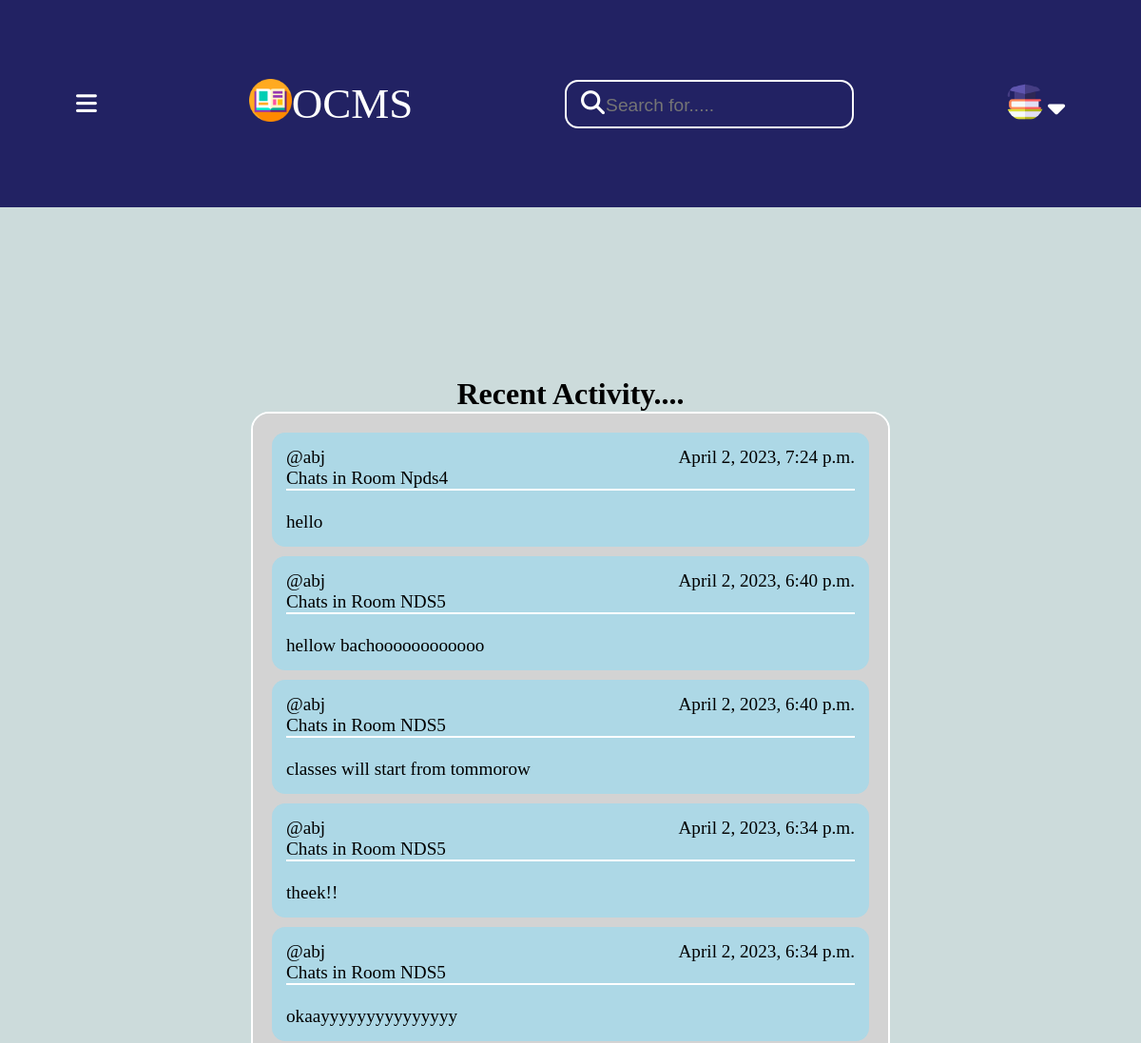
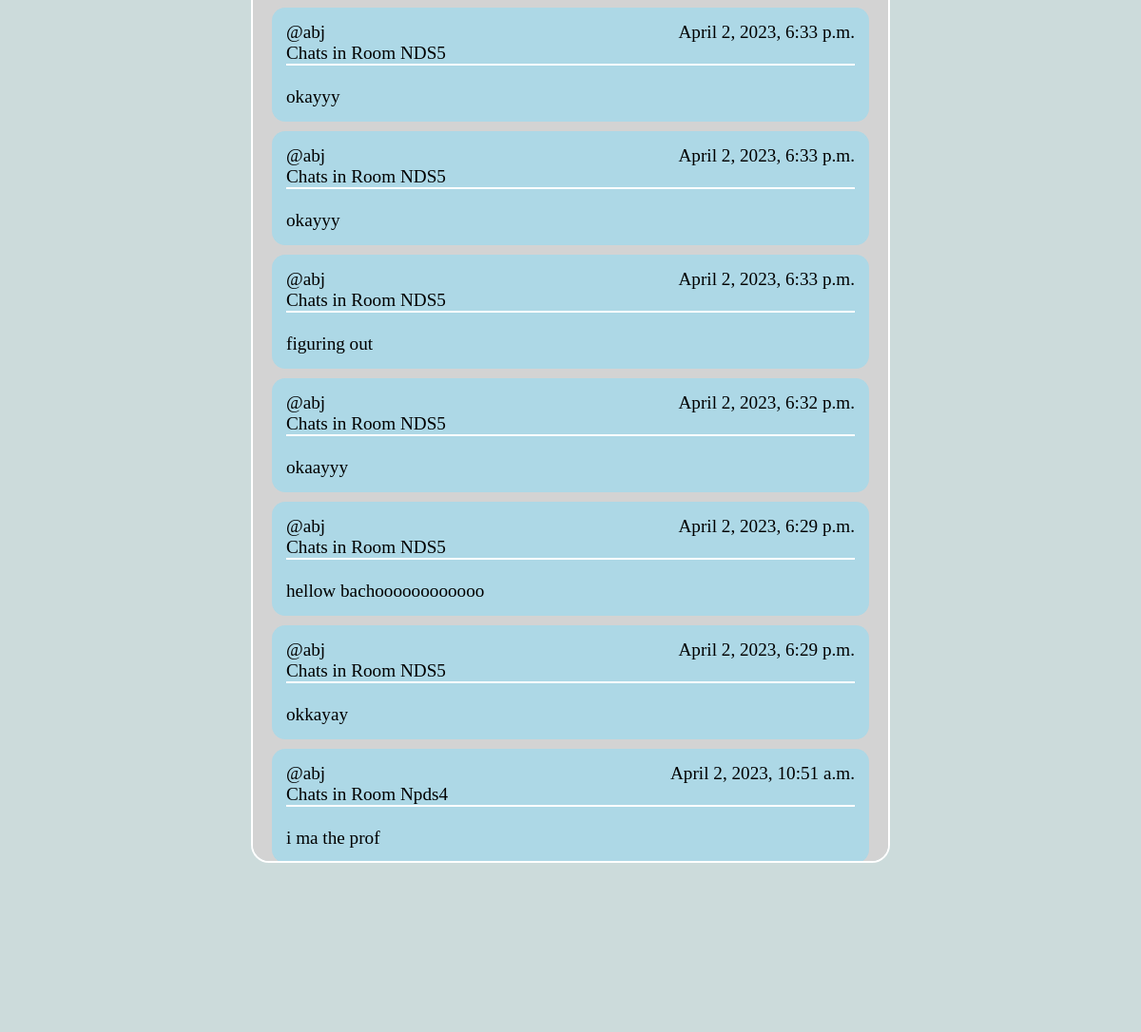
Screenshot of /sactivity/ (signed in) with the database file from the repository (2 pictures, top to bottom).
### base/models.py (models this page shows, shortened)
class Message(models.Model):
    user = models.ForeignKey(User, on_delete=models.CASCADE)
    room = models.ForeignKey(Room, on_delete=models.CASCADE)
    body = models.TextField(max_length=1000)
    updated = models.DateTimeField(auto_now=True)
    created = models.DateTimeField(auto_now_add=True)
    class Meta:
        ordering = ['-updated', 'created']

class User(AbstractUser):
    is_student = models.BooleanField(default=False)
    is_teacher = models.BooleanField(default=False)

class Room(models.Model):
    course_id=models.CharField(max_length=100)
    teacher=models.CharField(max_length=100)
    name = models.CharField(max_length=200) #set it to host.subject_name during declaration by default
    description = models.TextField(null=True, blank=True)
    avatar = models.ImageField(null=True, default="avatar.svg")
    room_code=models.CharField(max_length=100)
    updated = models.DateTimeField(auto_now=True)
    created = models.DateTimeField(auto_now_add=True)
    class Meta:
        ordering = ['-updated', '-created']

### base/views.py (the view)
# urls.py: path("sactivity/",views.sactivity,name="sactivity"),
@login_required(login_url='check')
def sactivity(request):
    messages=Message.objects.filter(user=request.user)
    context={'messages':messages}
    return render(request,'base/sactivity.html',context)

### base/templates/base/sactivity.html (shortened to what this page needs)
{% include 'student_main.html' %}
{% block content %}
    <div class="activitycontainer">
        <h1>Recent Activity....</h1>
        <div class="activitybox">
            {% for message in messages %}
               <div class="activitycontent">
                <div class="activityl1">
                <p>@{{message.user}}</p>
                <p>{{message.created}}</p>
                </div>
                <p class="chatroom">Chats in Room {{message.room.name}}</p>
                <br>
                <p>{{message.body}}</p>
            </div>
            {% endfor %}
        </div>
    </div>
    {% endblock content %}
</body>
</html>

### static/styles/portal.css (style rules this page uses)
* { margin: 0; border: 0; box-sizing: border-box; }
body { height: 100vh; width: 100vw; display: flex; flex-direction: column; }
.activitycontainer { width: 100vw; height: 90vh; background-color:#ccdbdb; position: absolute; top: 10vh; display: flex; flex-direction: column; justify-content: center; align-items: center; }
.activitybox { width: 56%; height: 80%; background-color: lightgray; padding: 20px; border-radius: 19px; border: 2px solid white; color: black; font-size: larger; overflow-y: scroll; display: flex; flex-direction: column; gap: 10px; }
.activitycontent { background-color:lightblue; border-radius: 14px; padding: 15px; }
.chatroom { border-bottom: 2px solid white; }
.activityl1 { width: 100%; display: flex; justify-content: space-between; }

### rows the page displays
Message: user "abj", created "April 2, 2023, 7:24 p.m.", room.name "Npds4", body "hello"
Message: user "abj", created "April 2, 2023, 6:40 p.m.", room.name "NDS5", body "hellow bachoooooooooooo"
Message: user "abj", created "April 2, 2023, 6:40 p.m.", room.name "NDS5", body "classes will start from tommorow"
Message: user "abj", created "April 2, 2023, 6:34 p.m.", room.name "NDS5", body "theek!!"
Message: user "abj", created "April 2, 2023, 6:34 p.m.", room.name "NDS5", body "okaayyyyyyyyyyyyyyy"
Message: user "abj", created "April 2, 2023, 6:33 p.m.", room.name "NDS5", body "okayyy"
Message: user "abj", created "April 2, 2023, 6:33 p.m.", room.name "NDS5", body "okayyy"
Message: user "abj", created "April 2, 2023, 6:33 p.m.", room.name "NDS5", body "figuring out"
Message: user "abj", created "April 2, 2023, 6:32 p.m.", room.name "NDS5", body "okaayyy"
Message: user "abj", created "April 2, 2023, 6:29 p.m.", room.name "NDS5", body "hellow bachoooooooooooo"
Message: user "abj", created "April 2, 2023, 6:29 p.m.", room.name "NDS5", body "okkayay"
Message: user "abj", created "April 2, 2023, 10:51 a.m.", room.name "Npds4", body "i ma the prof"
